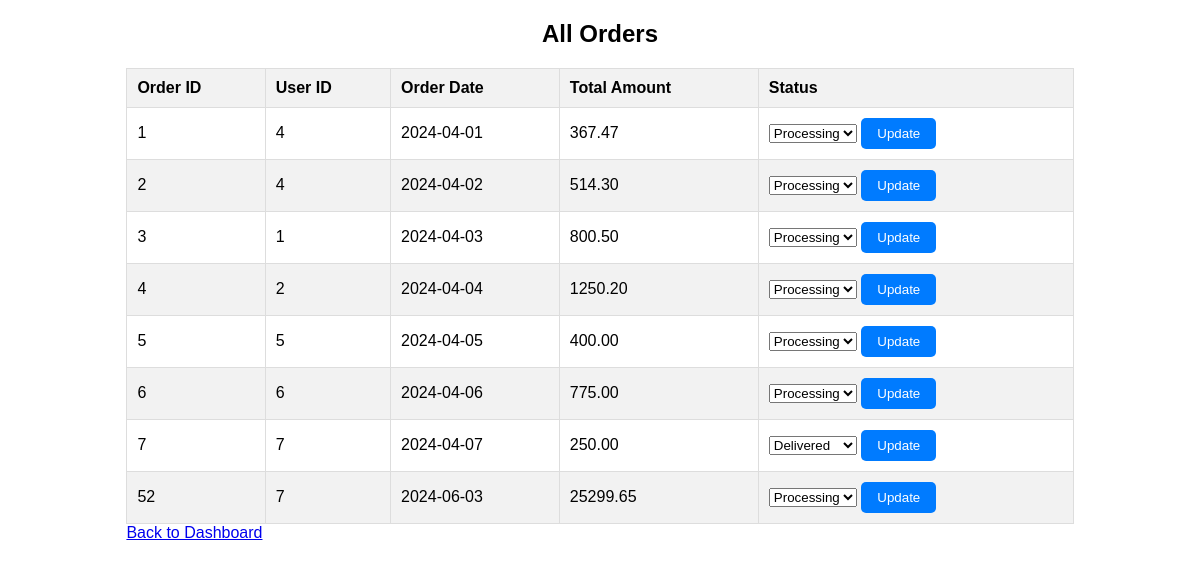
The page /admin_orders.php (signed in) on the database its author committed.
### tables this page shows
CREATE TABLE IF NOT EXISTS `tblaorder` (
  `OrderID` int(11) NOT NULL AUTO_INCREMENT,
  `UserID` int(11) DEFAULT NULL,
  `OrderDate` date DEFAULT NULL,
  `OrderTime` time DEFAULT NULL,
  `TotalAmount` decimal(10,2) DEFAULT NULL,
  `Status` varchar(50) DEFAULT NULL,
  PRIMARY KEY (`OrderID`),
  KEY `UserID` (`UserID`)
);

### admin_orders.php (the view, shortened to what this page needs)
<?php
include 'DBConn.php';
$query = "SELECT * FROM tblaorder";
$result = $connect->query($query);
?>
<!DOCTYPE html>
<html lang="en">
<head>
    <link rel="stylesheet" href="CSS/admin_styles.css">
    <link rel="stylesheet" href="CSS/admin_dashboard_styles.css">
</head>
<body>
    <div class="container">
        <h2>All Orders</h2>
        <table>
            <thead>
                <tr>
                    <th>Order ID</th>
                    <th>User ID</th>
                    <th>Order Date</th>
                    <th>Total Amount</th>
                    <th>Status</th>
                </tr>
            </thead>
            <tbody>
                <?php while ($row = $result->fetch_assoc()) : ?>
                    <tr>
                        <td><?php echo $row['OrderID']; ?></td>
                        <td><?php echo $row['UserID']; ?></td>
                        <td><?php echo $row['OrderDate']; ?></td>
                        <td><?php echo $row['TotalAmount']; ?></td>
                        <td>
                            <form action="" method="post">
                                <select name="status">
                                    <option value="Processing" <?php echo ($row['Status'] == 'Processing') ? 'selected' : ''; ?>>Processing</option>
                                    <option value="Delivered" <?php echo ($row['Status'] == 'Delivered') ? 'selected' : ''; ?>>Delivered</option>
                                </select>
                                <button type="submit">Update</button>
                            </form>
                        </td>
                    </tr>
                <?php endwhile; ?>
            </tbody>
        </table>
        <a href="admin_dashboard.php" class="dashboard-link">Back to Dashboard</a>
    </div>
</body>
</html>

### CSS/admin_dashboard_styles.css (style rules this page uses)
body { font-family: Arial, sans-serif; }
.container { width: 80%; margin: 0 auto; }
h2 { text-align: center; }
table { width: 100%; border-collapse: collapse; margin-top: 20px; }
th, td { padding: 10px; border: 1px solid #ddd; text-align: left; }
th { background-color: #f2f2f2; }
tbody tr:nth-child(even) { background-color: #f2f2f2; }
button { padding: 8px 16px; border: none; cursor: pointer; margin-right: 5px; background-color: #007bff; color: #fff; border-radius: 5px; }

### rows shown on the page
tblaorder: OrderID "1", UserID "4", OrderDate "2024-04-01", TotalAmount "367.47", status "Processing"
tblaorder: OrderID "2", UserID "4", OrderDate "2024-04-02", TotalAmount "514.30", status "Processing"
tblaorder: OrderID "3", UserID "1", OrderDate "2024-04-03", TotalAmount "800.50", status "Processing"
tblaorder: OrderID "4", UserID "2", OrderDate "2024-04-04", TotalAmount "1250.20", status "Processing"
tblaorder: OrderID "5", UserID "5", OrderDate "2024-04-05", TotalAmount "400.00", status "Processing"
tblaorder: OrderID "6", UserID "6", OrderDate "2024-04-06", TotalAmount "775.00", status "Processing"
tblaorder: OrderID "7", UserID "7", OrderDate "2024-04-07", TotalAmount "250.00", status "Delivered"
tblaorder: OrderID "52", UserID "7", OrderDate "2024-06-03", TotalAmount "25299.65", status "Processing"
